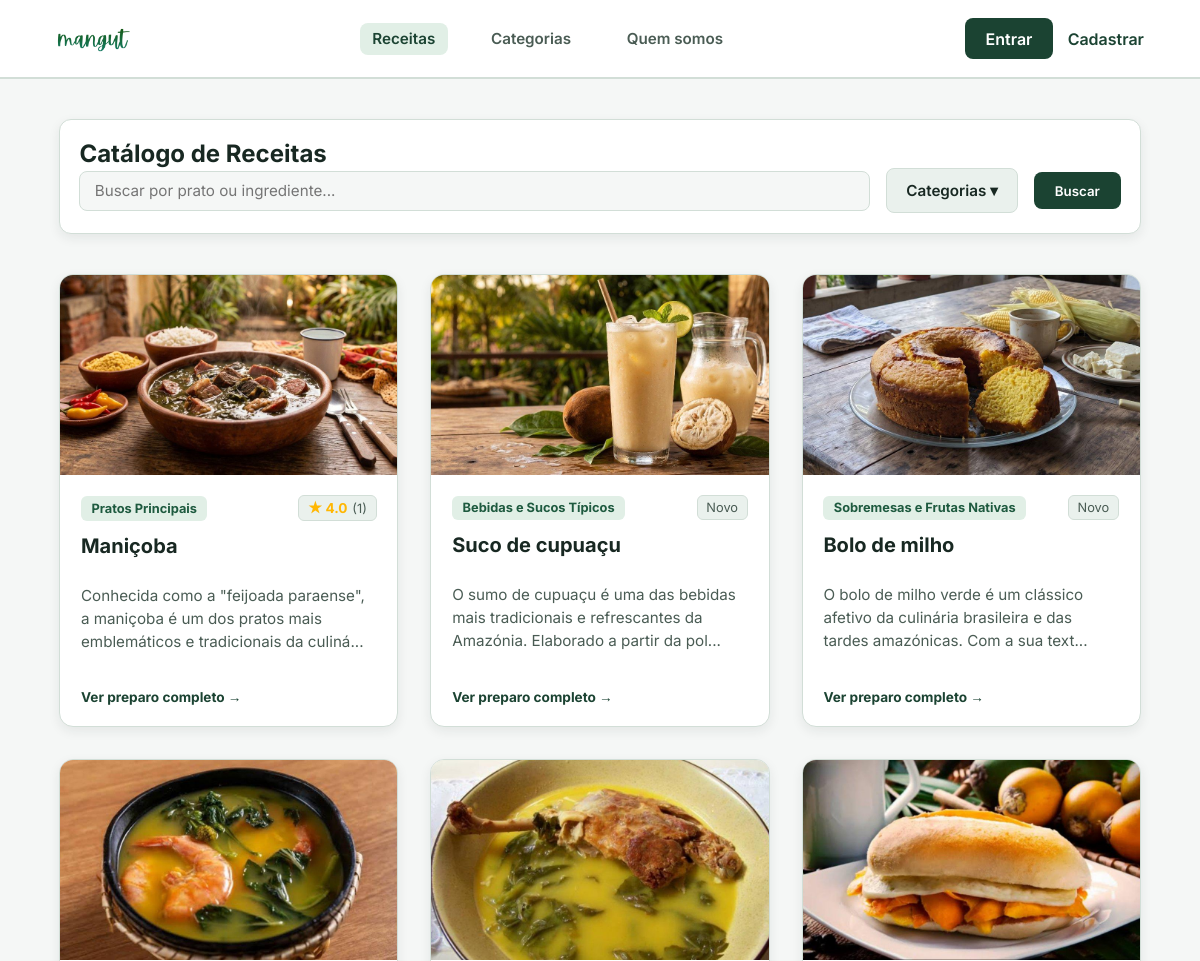
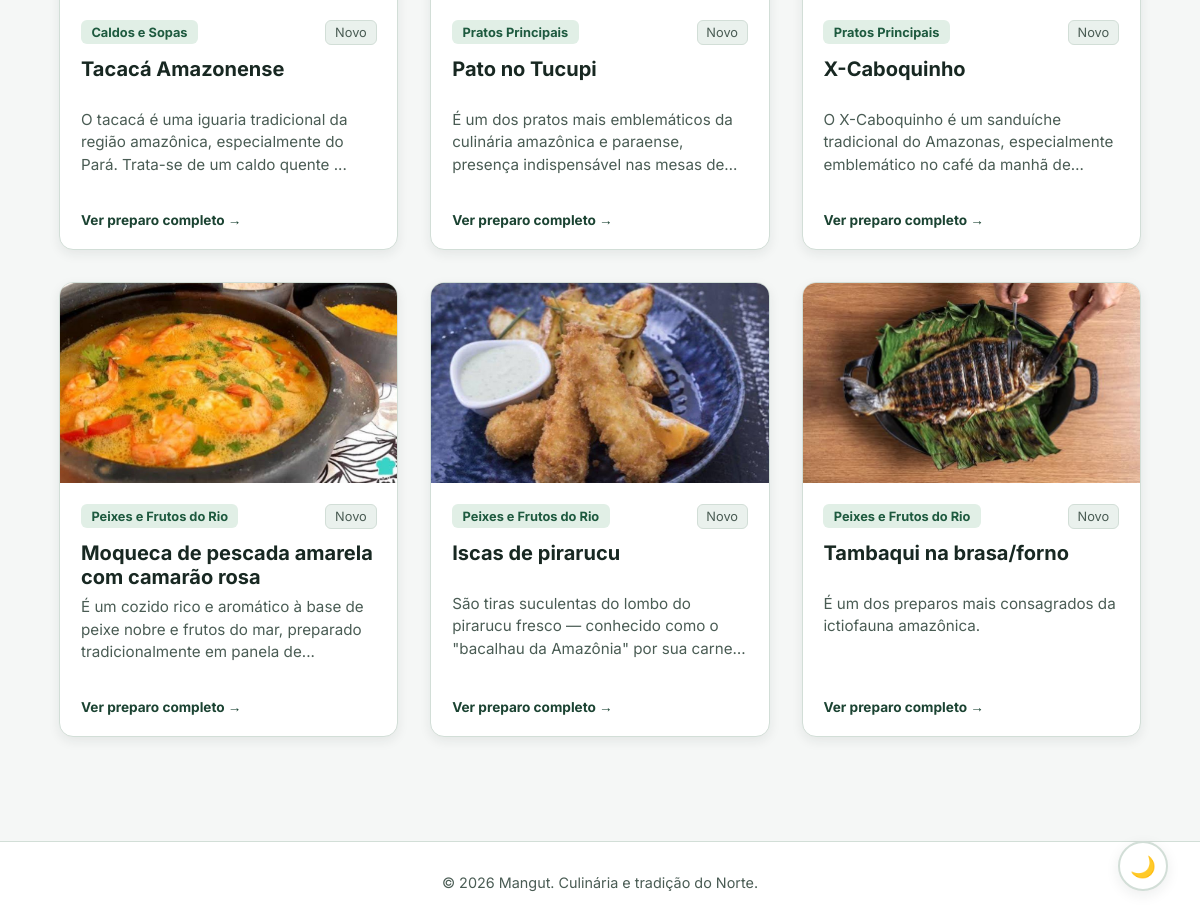
/receitas, run on the app's committed database (2 pictures, top to bottom).
### app/models.py (models this page shows)
class Receita(db.Model):
    __tablename__ = 'receitas'
    idreceitas = db.Column(db.Integer, primary_key=True)
    nome = db.Column(db.String(100), nullable=False)
    descricao = db.Column(db.Text, nullable=False)
    lista_ingredientes = db.Column(db.Text, nullable=False)
    modo_preparo = db.Column(db.Text, nullable=False)
    imagem_url = db.Column(db.String(255), nullable=True)
    visualizacoes = db.Column(db.Integer, default=0)
    status = db.Column(db.String(20), default='ativo')
    data_criacao = db.Column(db.DateTime, default=datetime.utcnow)
    categoria_idcategoria = db.Column(db.Integer, db.ForeignKey('categoria.idcategoria'), nullable=False)
    gastronomos_idgastronomos = db.Column(db.Integer, db.ForeignKey('gastronomos.idgastronomos'), nullable=False)
    categoria_rel = db.relationship('Categoria', back_populates='receitas')
    autor = db.relationship('Gastronomo', back_populates='receitas')
    avaliacoes = db.relationship('AvaliacaoReceita', back_populates='receita', lazy=True, cascade='all, delete-orphan')

class Categoria(db.Model):
    __tablename__ = 'categoria'
    idcategoria = db.Column(db.Integer, primary_key=True)
    nome = db.Column(db.String(50), nullable=False)
    receitas = db.relationship('Receita', back_populates='categoria_rel', lazy=True)

### app/routes.py (the view)
@main.route('/receitas')
def catalogo_receitas():
    query = request.args.get('q', '').strip()
    categorias_selecionadas = request.args.getlist('categoria', type=int)
    consulta = Receita.query
    if categorias_selecionadas:
        consulta = consulta.filter(Receita.categoria_idcategoria.in_(categorias_selecionadas))
    if query:
        consulta = consulta.filter(
            (Receita.nome.ilike(f'%{query}%')) |
            (Receita.lista_ingredientes.ilike(f'%{query}%'))
        )
    receitas_formatadas = formatar_receitas(consulta)
    todas_categorias = Categoria.query.all()
    return render_template(
        'receitas.html',
        receitas=receitas_formatadas,
        categorias=todas_categorias,
        categorias_selecionadas=categorias_selecionadas,
        busca=query
    )

### app/routes.py (called while the page is built)
def formatar_receitas(query_obj):
    receitas_db = query_obj.all()
    formatadas = []
    for r in receitas_db:
        avaliacoes = AvaliacaoReceita.query.filter_by(receitas_idreceitas=r.idreceitas).all()
        qtd = len(avaliacoes)
        media = round(sum(a.avaliacoes for a in avaliacoes) / qtd, 1) if qtd > 0 else 0.0
        formatadas.append({
            "id": r.idreceitas,
            "nome": r.nome,
            "categoria": r.categoria_rel.nome,
            "categoria_id": r.categoria_idcategoria,
            "descricao": r.descricao,
            "imagem_url": r.imagem_url,  # 🟢 Fica None caso não exista foto
            "media_estrelas": media,
            "qtd_avaliacoes": qtd
        })
    return formatadas

### app/templates/receitas.html (shortened to what this page needs)
<!DOCTYPE html>
<html lang="pt-br">
<head>
    <link rel="stylesheet" href="{{ url_for('static', filename='css/style.css') }}">
</head>
<body>
    <header class="navbar">
        <a href="/" class="logo-link">
            <img src="{{ url_for('static', filename='img/logo.png') }}" alt="Logo Mangut" class="navbar-logo">
        </a>
        <nav class="nav-links">
            <a href="/receitas" class="active">Receitas</a>
            <a href="/categorias">Categorias</a>
            <a href="/sobre">Quem somos</a>
        </nav>
        <div class="nav-actions">
            {% if current_user.is_authenticated %}
                <a href="/perfil" class="navbar-user-link" title="Ver meu perfil">
                    {% if current_user.foto_perfil %}
                        <img src="{{ current_user.foto_perfil }}" alt="{{ current_user.nome }}" class="navbar-avatar-thumb">
                    {% else %}
                        <span class="navbar-avatar-placeholder">{{ current_user.nome[0] | upper }}</span>
                    {% endif %}
                    <span>{{ current_user.nome }} {% if current_user.is_admin %}(ADM){% endif %}</span>
                </a>
                <a href="/receita/nova" class="btn-primary">+ Nova Receita</a>
                <a href="/logout" class="btn-logout" title="Sair do sistema">🚪 Sair</a>
            {% else %}
                <a href="/login" class="btn-primary">Entrar</a>
                <a href="/cadastro" style="color: var(--text-accent); font-weight: 600; text-decoration: none;">Cadastrar</a>
            {% endif %}
        </div>
    </header>
    <main class="container">
        <section class="filter-bar-container">
            <h2>Catálogo de Receitas</h2>
            <form action="/receitas" method="GET" class="filter-form">
                <div class="search-input-box">
                    <input type="text" name="q" placeholder="Buscar por prato ou ingrediente..." value="{{ busca or '' }}">
                </div>
                <div class="category-dropdown-wrapper">
                    <button type="button" class="btn-dropdown-toggle" onclick="toggleDropdown()">
                        Categorias {% if categorias_selecionadas %}({{ categorias_selecionadas|length }}){% endif %} ▾
                    </button>
                </div>
                <button type="submit" class="btn-primary">Buscar</button>
            </form>
        </section>
        {% if receitas %}
        <div class="recipe-grid">
            {% for receita in receitas %}
            <a href="{{ url_for('main.detalhe_receita', id=receita.id) }}" class="recipe-card-link">
                {% if receita.imagem_url %}
                    <img src="{{ receita.imagem_url }}" alt="{{ receita.nome }}" class="card-img">
                {% endif %}
                <div class="card-content">
                    <div>
                        <div style="display: flex; justify-content: space-between; align-items: center; margin-bottom: 0.5rem;">
                            <span class="card-tag">{{ receita.categoria }}</span>
                            <div class="rating-badge">
                                {% if receita.qtd_avaliacoes > 0 %}
                                    <span style="color: #ffb703; font-weight: 700;">★ {{ receita.media_estrelas }}</span>
                                    <span style="color: var(--text-secondary); font-size: 0.8rem;">({{ receita.qtd_avaliacoes }})</span>
                                {% else %}
                                    <span style="color: var(--text-secondary); font-size: 0.8rem;">Novo</span>
                                {% endif %}
                            </div>
                        </div>
                        <h3>{{ receita.nome }}</h3>
                        <p>{{ receita.descricao | truncate(110, True, '...') }}</p>
                    </div>
                    <span class="card-footer-action">Ver preparo completo →</span>
                </div>
            </a>
            {% endfor %}
        </div>
        {% endif %}
    </main>
    <footer>
        <p>&copy; 2026 Mangut. Culinária e tradição do Norte.</p>
    </footer>
    <button id="theme-toggle" class="theme-toggle-floating" title="Alternar Modo Escuro">🌙</button>
</body>
</html>

### data on the page
Receita: imagem_url (picture), nome "Maniçoba", descricao "Conhecida como a \"feijoada paraense\", a maniçoba é um dos pratos mais emblemáticos e tradicionais da culiná..."
Categoria: categoria "Pratos Principais" "Pratos Principais" "Pratos Principais"
Receita: imagem_url (picture), nome "Suco de cupuaçu", descricao "O sumo de cupuaçu é uma das bebidas mais tradicionais e refrescantes da Amazónia. Elaborado a partir da pol..."
Categoria: categoria "Bebidas e Sucos Típicos"
Receita: imagem_url (picture), nome "Bolo de milho", descricao "O bolo de milho verde é um clássico afetivo da culinária brasileira e das tardes amazónicas. Com a sua text..."
Categoria: categoria "Sobremesas e Frutas Nativas"
Receita: imagem_url (picture), nome "Tacacá Amazonense", descricao "O tacacá é uma iguaria tradicional da região amazônica, especialmente do Pará. Trata-se de um caldo quente ..."
Categoria: categoria "Caldos e Sopas"
Receita: imagem_url (picture), nome "Pato no Tucupi", descricao "É um dos pratos mais emblemáticos da culinária amazônica e paraense, presença indispensável nas mesas…"
Receita: imagem_url (picture), nome "X-Caboquinho", descricao "O X-Caboquinho é um sanduíche tradicional do Amazonas, especialmente emblemático no café da manhã…"
Receita: imagem_url (picture), nome "Moqueca de pescada amarela com camarão rosa", descricao "É um cozido rico e aromático à base de peixe nobre e frutos do mar, preparado tradicionalmente em panela de..."
Categoria: categoria "Peixes e Frutos do Rio" "Peixes e Frutos do Rio" "Peixes e Frutos do Rio"
Receita: imagem_url (picture), nome "Iscas de pirarucu", descricao "São tiras suculentas do lombo do pirarucu fresco — conhecido como o \"bacalhau da Amazônia\" por sua…"
Receita: imagem_url (picture), nome "Tambaqui na brasa/forno", descricao "É um dos preparos mais consagrados da ictiofauna amazônica."

### other printed values
{{ receita.media_estrelas }} "4.0"
{{ receita.qtd_avaliacoes }} "1"
